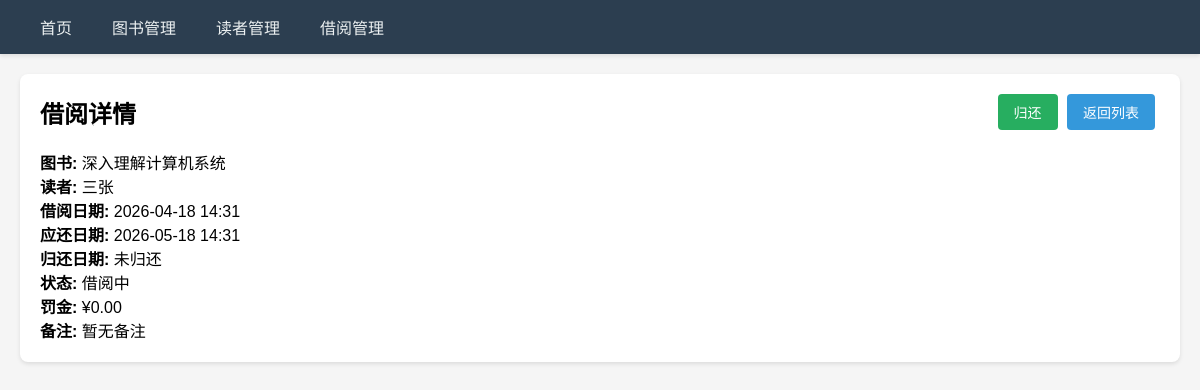
/borrows/2/, run on the app's committed database.
### books/models.py (models this page shows, shortened)
class BorrowRecord(models.Model):
    STATUS_CHOICES = [
        ('borrowed', '借阅中'),
        ('returned', '已归还'),
        ('overdue', '已逾期'),
    ]
    book = models.ForeignKey(Book, on_delete=models.CASCADE, related_name='borrow_records', verbose_name='图书')
    reader = models.ForeignKey(Reader, on_delete=models.CASCADE, related_name='borrow_records', verbose_name='读者')
    borrow_date = models.DateTimeField(auto_now_add=True, verbose_name='借阅日期')
    due_date = models.DateTimeField(verbose_name='应还日期')
    return_date = models.DateTimeField(null=True, blank=True, verbose_name='归还日期')
    status = models.CharField(max_length=10, choices=STATUS_CHOICES, default='borrowed', verbose_name='状态')
    fine = models.DecimalField(max_digits=6, decimal_places=2, default=0, verbose_name='罚金')
    notes = models.TextField(blank=True, verbose_name='备注')
    class Meta:
        verbose_name = '借阅记录'
        verbose_name_plural = '借阅记录'
        ordering = ['-borrow_date']

class Book(models.Model):
    CATEGORY_CHOICES = [
        ('literature', '文学'),
        ('science', '科学'),
        ('technology', '技术'),
        ('history', '历史'),
        ('philosophy', '哲学'),
        ('art', '艺术'),
        ('other', '其他'),
    ]
    isbn = models.CharField(max_length=13, unique=True, verbose_name='ISBN')
    title = models.CharField(max_length=200, verbose_name='书名')
    author = models.CharField(max_length=100, verbose_name='作者')
    publisher = models.CharField(max_length=100, verbose_name='出版社')
    publish_date = models.DateField(verbose_name='出版日期')
    category = models.CharField(max_length=20, choices=CATEGORY_CHOICES, verbose_name='分类')
    price = models.DecimalField(max_digits=8, decimal_places=2, verbose_name='价格')
    total_quantity = models.IntegerField(default=0, verbose_name='总数量')
    available_quantity = models.IntegerField(default=0, verbose_name='可借数量')
    description = models.TextField(blank=True, verbose_name='简介')
    cover_image = models.ImageField(upload_to='book_covers/', blank=True, null=True, verbose_name='封面')
    created_at = models.DateTimeField(auto_now_add=True, verbose_name='创建时间')
    updated_at = models.DateTimeField(auto_now=True, verbose_name='更新时间')
    class Meta:
        verbose_name = '图书'
        verbose_name_plural = '图书'
        ordering = ['-created_at']

class Reader(models.Model):
    user = models.OneToOneField(User, on_delete=models.CASCADE, verbose_name='用户')
    phone = models.CharField(max_length=20, verbose_name='电话')
    address = models.CharField(max_length=200, blank=True, verbose_name='地址')
    max_borrow_count = models.IntegerField(default=5, verbose_name='最大借阅数')
    current_borrow_count = models.IntegerField(default=0, verbose_name='当前借阅数')
    created_at = models.DateTimeField(auto_now_add=True, verbose_name='注册时间')
    class Meta:
        verbose_name = '读者'
        verbose_name_plural = '读者'
        ordering = ['-created_at']

### books/views/borrow_views.py (the view)
# urls.py: path('borrows/<int:pk>/', views.borrow_detail, name='borrow_detail'),
def borrow_detail(request, pk):
    record = get_object_or_404(BorrowRecord, pk=pk)
    return render(request, 'borrows/borrow_detail.html', {'record': record})

### books/templates/borrows/borrow_detail.html (shortened to what this page needs)
{% extends 'base.html' %}
{% block content %}
<div class="card">
    <div style="display: flex; justify-content: space-between; align-items: center;">
        <h2>借阅详情</h2>
        <div>
            {% if record.status == 'borrowed' %}
            <a href="{% url 'borrow_return' record.pk %}" class="btn btn-success">归还</a>
            {% endif %}
            <a href="{% url 'borrow_list' %}" class="btn btn-primary">返回列表</a>
        </div>
    </div>
    <div style="margin-top: 20px;">
        <p><strong>图书:</strong> {{ record.book.title }}</p>
        <p><strong>读者:</strong> {{ record.reader.user.first_name }}{{ record.reader.user.last_name }}</p>
        <p><strong>借阅日期:</strong> {{ record.borrow_date|date:'Y-m-d H:i' }}</p>
        <p><strong>应还日期:</strong> {{ record.due_date|date:'Y-m-d H:i' }}</p>
        <p><strong>归还日期:</strong> {{ record.return_date|date:'Y-m-d H:i'|default:'未归还' }}</p>
        <p><strong>状态:</strong> {{ record.get_status_display }}</p>
        <p><strong>罚金:</strong> ¥{{ record.fine }}</p>
        <p><strong>备注:</strong> {{ record.notes|default:'暂无备注' }}</p>
    </div>
</div>
{% endblock %}

### books/templates/base.html (style rules this page uses)
* { margin: 0; padding: 0; box-sizing: border-box; }
body { font-family: 'Microsoft YaHei', Arial, sans-serif; background-color: #f5f5f5; }
.card { background: white; border-radius: 8px; padding: 20px; box-shadow: 0 2px 4px rgba(0,0,0,0.1); margin-bottom: 20px; }
.btn { display: inline-block; padding: 8px 16px; border: none; border-radius: 4px; cursor: pointer; text-decoration: none; font-size: 14px; margin-right: 5px; }
.btn-primary { background-color: #3498db; color: white; }
.btn-success { background-color: #27ae60; color: white; }

### data on the page
BorrowRecord: book "深入理解计算机系统", reader.user.first_name "三", reader.user.last_name "张", borrow_date "2026-04-18 14:31", due_date "2026-05-18 14:31", return_date "未归还", status "借阅中", fine "0.00", notes "暂无备注"
